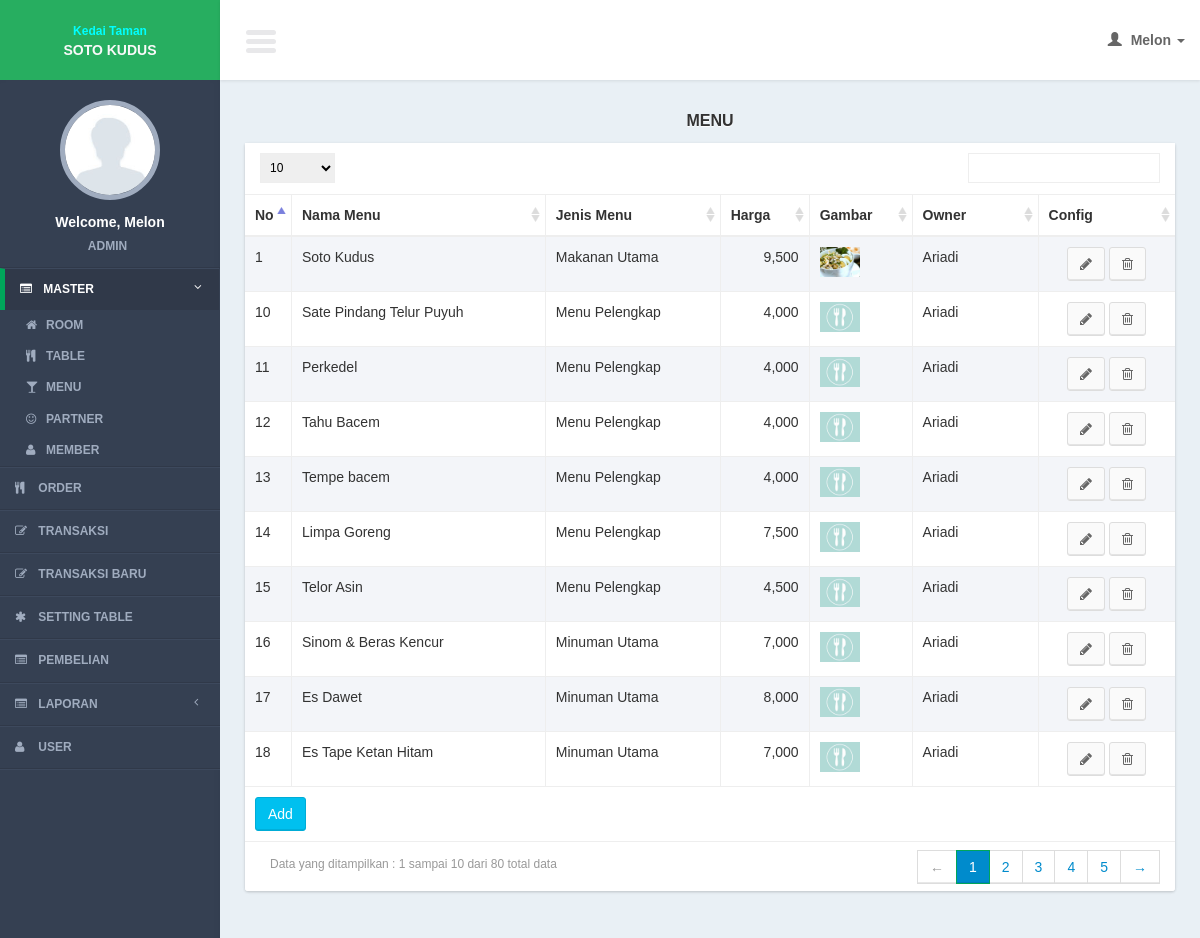
Screenshot of /controllers/menu.php?page=list (signed in) with the database file from the repository.
### tables this page shows
CREATE TABLE IF NOT EXISTS `menus` (
`menu_id` int(11) NOT NULL,
  `menu_type_id` int(11) NOT NULL,
  `menu_name` varchar(100) NOT NULL,
  `menu_original_price` int(11) NOT NULL,
  `menu_margin_price` int(11) NOT NULL,
  `menu_price` int(11) NOT NULL,
  `menu_img` text NOT NULL,
  `partner_id` int(11) NOT NULL
);

CREATE TABLE IF NOT EXISTS `menu_types` (
`menu_type_id` int(11) NOT NULL,
  `menu_type_name` varchar(100) NOT NULL
);

CREATE TABLE IF NOT EXISTS `partners` (
`partner_id` int(11) NOT NULL,
  `partner_name` varchar(100) NOT NULL
);

### models/menu_model.php (called while the page is built, shortened)
<?php
function select(){
	$query = mysql_query("select a.* , b.menu_type_name, c.partner_name
							from menus a
							join menu_types b on b.menu_type_id = a.menu_type_id
							join partners c on c.partner_id = a.partner_id
							order by menu_id");
	return $query;
}
?>

### views/menu/list.php (the view, shortened to what this page needs)
     <section class="content">
         <div class="row">
             <div class="col-xs-12">
                  <div class="title_page"> <?= $title ?></div>
                 <div class="box">
                     <div class="box-body2 table-responsive">
                         <table id="example1" class="table table-bordered table-striped">
                             <thead>
                                 <tr>
                                 <th width="5%">No</th>
                                     <th>Nama Menu</th>
                                     <th>Jenis Menu</th>
                                       <th>Harga</th>
                                        <th>Gambar</th>
                                        <th>Owner</th>
                                        <th>Config</th>
                                 </tr>
                             </thead>
                             <tbody>
                                 <?php
                                $no = 1;
                                 while($row = mysql_fetch_array($query)){
                                 ?>
                                 <tr>
                                 <td><?= $no?></td>
                                    <td><?= $row['menu_name']?></td>
                                     <td><?= $row['menu_type_name']?></td>
                                     <td><?= tool_format_number($row['menu_price'])?></td>
                                     <?php
		$gambar = ($row['menu_img']) ? $row['menu_img'] : "default.jpg";
		?>
                                      <td><img src="../img/menu/<?= $gambar?>" height="30" /></td>
                                    <td><?= $row['partner_name']?></td>
                                   <td style="text-align:center;">
                                         <a href="menu.php?page=form&id=<?= $row['menu_id']?>" class="btn btn-default" ><i class="fa fa-pencil"></i></a>
                                         <a href="javascript:void(0)" onclick="confirm_delete(<?= $row['menu_id']; ?>,'menu.php?page=delete&id=')" class="btn btn-default" ><i class="fa fa-trash-o"></i></a>
                                     </td>
                                 </tr>
                                 <?php
$no++;
                                 }
                                 ?>
                             </tbody>
                               <tfoot>
                                 <tr>
                                     <td colspan="7"><a href="<?= $add_button ?>" class="btn btn-info " >Add</a></td>
                                 </tr>
                             </tfoot>
                         </table>
                     </div>
                 </div>
             </div>
         </div>
     </section>

### lib/function.php (shortened to what this page needs)
<?php
function get_header($title = ""){
	include '../views/layout/header.php';
}
function get_footer($query_find = 0){
	include '../views/layout/footer.php';
}
function tool_format_number($data){
	$data = number_format($data, 0);
	$data = "<div style='text-align:right'>".$data."</div>";
	return $data;
}
	?>

### css/AdminLTE.css (style rules this page uses)
html { font-family: 'Source Sans Pro', sans-serif; -webkit-font-smoothing: antialiased; min-height: 100%; background: #E9F0F5; }
body { font-family: 'Source Sans Pro', sans-serif; -webkit-font-smoothing: antialiased; min-height: 100%; background: #E9F0F5; }
a { color: #3c8dbc; }
.content { padding: 30px 10px; }
img { max-width: 100%important; }
.table-striped > tbody > tr:nth-child(odd), .table-striped > tbody > tr:nth-child(odd) { background:#F3F5F9; }
.box { position: relative; margin-bottom: 20px; -webkit-border-radius: 3px; -moz-border-radius: 3px; border-radius: 3px !important; width: 100%; background:#fff; box-shadow: 0 1px 3px rgba(0, 0, 0, 0.1); }
.box .box-body2 { background:#fff; -webkit-border-top-left-radius: 0; -webkit-border-top-right-radius: 0; -webkit-border-bottom-right-radius: 3px; -webkit-border-bottom-left-radius: 3px; -moz-border-radius-topleft: 0; -moz-border-radius-topright: 0; -moz-border-radius-bottomright: 3px; -moz-border-radius-bottomleft: 3px; border-top-left-radius: 0; border-top-right-radius: 0; border-bottom-right-radius: 3px; border-bottom-left-radius: 3px; box-shadow: 0 1px 3px rgba(0, 0, 0, 0.1); }
.btn { font-weight: 500; -webkit-border-radius: 3px; -moz-border-radius: 3px; border-radius: 3px; border: 1px solid transparent; -webkit-box-shadow: inset 0px -2px 0px 0px rgba(0, 0, 0, 0.09); -moz-box-shadow: inset 0px -2px 0px 0px rgba(0, 0, 0, 0.09); box-shadow: inset 0px -1px 0px 0px rgba(0, 0, 0, 0.09); }
.btn.btn-default { background-color: #fafafa; color: #666; border-color: #ddd; border-bottom-color: #ddd; }
.btn.btn-info { background-color: #00c0ef; border-color: #00acd6; }
.title_page { font-size:medium; text-align:center; font-weight:bold; margin-bottom:10px; text-shadow: 0 1px 1px #ffffff; text-transform:uppercase; }

### css/tooltip/tooltip-classic.css (style rules this page uses)
html, body { margin:0; height:100%; }

### rows the page displays
menus: menu_name "Soto Kudus", menu_type.menu_type_name "Makanan Utama", menu_price "9,500", menu_img (picture), partner.partner_name "Ariadi"
menus: menu_name "Sate Pindang Telur Puyuh", menu_type.menu_type_name "Menu Pelengkap", menu_price "4,000", partner.partner_name "Ariadi"
menus: menu_name "Perkedel", menu_type.menu_type_name "Menu Pelengkap", menu_price "4,000", partner.partner_name "Ariadi"
menus: menu_name "Tahu Bacem", menu_type.menu_type_name "Menu Pelengkap", menu_price "4,000", partner.partner_name "Ariadi"
menus: menu_name "Tempe bacem", menu_type.menu_type_name "Menu Pelengkap", menu_price "4,000", partner.partner_name "Ariadi"
menus: menu_name "Limpa Goreng", menu_type.menu_type_name "Menu Pelengkap", menu_price "7,500", partner.partner_name "Ariadi"
menus: menu_name "Telor Asin", menu_type.menu_type_name "Menu Pelengkap", menu_price "4,500", partner.partner_name "Ariadi"
menus: menu_name "Sinom & Beras Kencur", menu_type.menu_type_name "Minuman Utama", menu_price "7,000", partner.partner_name "Ariadi"
menus: menu_name "Es Dawet", menu_type.menu_type_name "Minuman Utama", menu_price "8,000", partner.partner_name "Ariadi"
menus: menu_name "Es Tape Ketan Hitam", menu_type.menu_type_name "Minuman Utama", menu_price "7,000", partner.partner_name "Ariadi"

### other values shown
$user_data[0] "Melon"
$user_data[1] "ADMIN"
$title "MENU"
